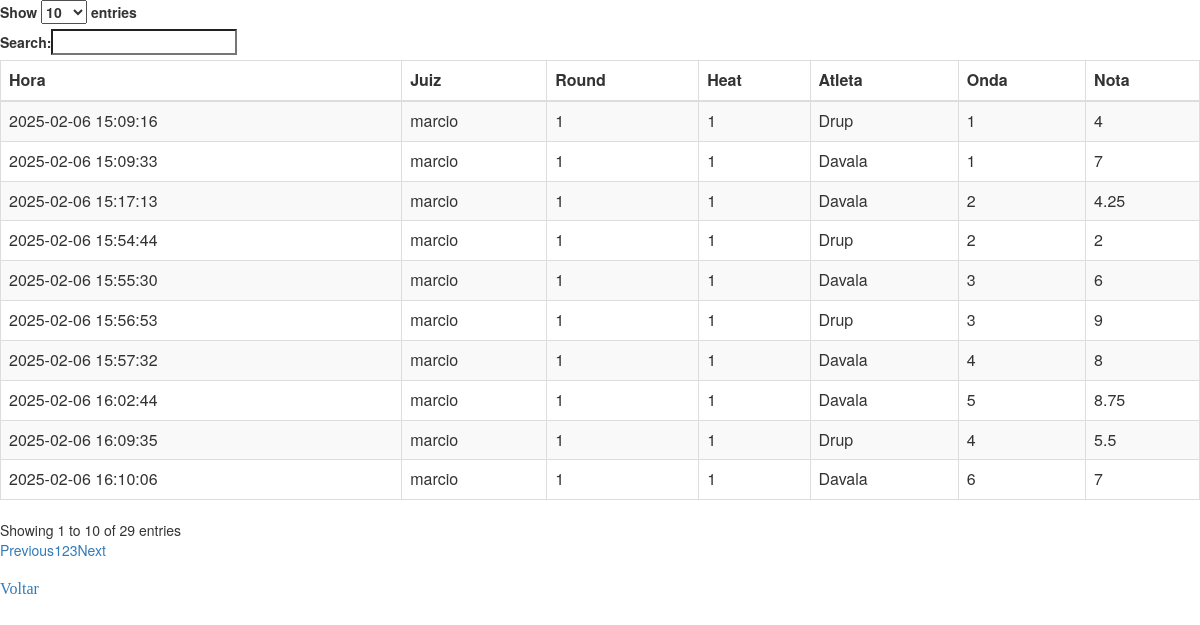
/listanotas.php (signed in), run on the app's committed database.
### tables this page shows
CREATE TABLE `notas` (
  `id_nota` int(11) NOT NULL AUTO_INCREMENT,
  `juiz` varchar(45) DEFAULT NULL,
  `ip` varchar(15) DEFAULT NULL,
  `hora` datetime DEFAULT current_timestamp(),
  `round` int(11) DEFAULT NULL,
  `heat` int(11) DEFAULT NULL,
  `atleta` int(2) NOT NULL,
  `onda` int(11) DEFAULT NULL,
  `nota` float DEFAULT NULL,
  `chave` double GENERATED ALWAYS AS (`round` * 100 + `heat`) VIRTUAL,
  PRIMARY KEY (`id_nota`),
  UNIQUE KEY `id_nota_UNIQUE` (`id_nota`)
);

CREATE TABLE `atletas` (
  `id_atletas` int(2) NOT NULL,
  `nome` varchar(45) DEFAULT NULL,
  PRIMARY KEY (`id_atletas`),
  UNIQUE KEY `id_atletas_UNIQUE` (`id_atletas`)
);

### session.php (called while the page is built, shortened)
<?php
$db = mysqli_connect(DB_SERVER, DB_USERNAME, DB_PASSWORD, DB_DATABASE);
$user_check = $_SESSION['login_user'];
$ses_sql = mysqli_query($db, "SELECT nome FROM juizes WHERE nome = '$user_check'");
$row = mysqli_fetch_array($ses_sql, MYSQLI_ASSOC);
$login_session = $row['nome'];
?>

### listanotas.php (the view, shortened to what this page needs)
<?php
include('session.php');
?>
<html>
    <head>
        <link rel= "stylesheet" href= "https://maxcdn.bootstrapcdn.com/bootstrap/3.3.7/css/bootstrap.min.css" >
        <link rel= "stylesheet" href= "https://cdn.datatables.net/1.10.19/css/dataTables.bootstrap.min.css" >
    </head>
    <body>
        <table id="example" class="table table-striped table-bordered" style="width:100%">
        <thead>
            <tr>
                <th>Hora</th>
                <th>Juiz</th>
                <th>Round</th>
                <th>Heat</th>
                <th>Atleta</th>
                <th>Onda</th>
                <th>Nota</th>
            </tr>
        </thead>
        <tbody>
        <?php
        $con = mysqli_connect(DB_SERVER, DB_USERNAME, DB_PASSWORD, DB_DATABASE);
        mysqli_select_db($con, DB_DATABASE);
        $sql = "SELECT t1.hora,t1.juiz,t1.round,t1.heat,t2.nome,t1.onda,t1.nota FROM (notas as t1, atletas as t2) WHERE t2.id_atletas=t1.atleta AND t1.juiz='$login_session' ORDER BY t1.id_nota DESC";
        $result = mysqli_query($con, $sql);
        while ($row = mysqli_fetch_array($result)) {
            echo "<tr>";
            echo "<td>" . $row['hora'] . "</td>";
            echo "<td>" . $row['juiz'] . "</td>";
            echo "<td>" . $row['round'] . "</td>";
            echo "<td>" . $row['heat'] . "</td>";
            echo "<td>" . $row['nome'] . "</td>";
            echo "<td>" . $row['onda'] . "</td>";
            echo "<td>" . $row['nota'] . "</td>";
            echo "</tr>";
        }
        echo "</table>";
        ?>
    <h1><a href = "welcome.php"><font size="3" face="bold">Voltar</font></a></h1>
    </body>
</html>

### data on the page
notas: hora "2025-02-06 16:10:06", juiz "marcio", round "1", heat "1", atletas.nome "Davala", onda "6", nota "7"
notas: hora "2025-02-06 16:09:35", juiz "marcio", round "1", heat "1", atletas.nome "Drup", onda "4", nota "5.5"
notas: hora "2025-02-06 16:02:44", juiz "marcio", round "1", heat "1", atletas.nome "Davala", onda "5", nota "8.75"
notas: hora "2025-02-06 15:57:32", juiz "marcio", round "1", heat "1", atletas.nome "Davala", onda "4", nota "8"
notas: hora "2025-02-06 15:56:53", juiz "marcio", round "1", heat "1", atletas.nome "Drup", onda "3", nota "9"
notas: hora "2025-02-06 15:55:30", juiz "marcio", round "1", heat "1", atletas.nome "Davala", onda "3", nota "6"
notas: hora "2025-02-06 15:54:44", juiz "marcio", round "1", heat "1", atletas.nome "Drup", onda "2", nota "2"
notas: hora "2025-02-06 15:17:13", juiz "marcio", round "1", heat "1", atletas.nome "Davala", onda "2", nota "4.25"
notas: hora "2025-02-06 15:09:33", juiz "marcio", round "1", heat "1", atletas.nome "Davala", onda "1", nota "7"
notas: hora "2025-02-06 15:09:16", juiz "marcio", round "1", heat "1", atletas.nome "Drup", onda "1", nota "4"
